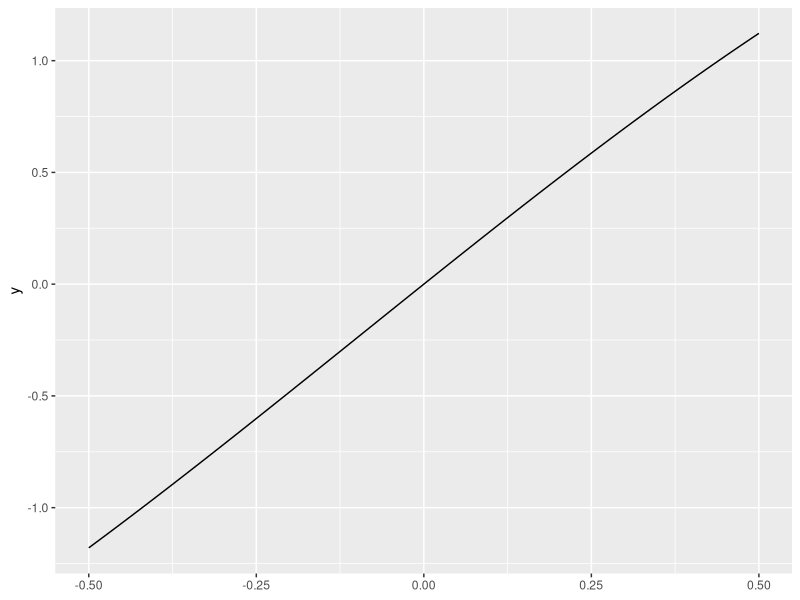
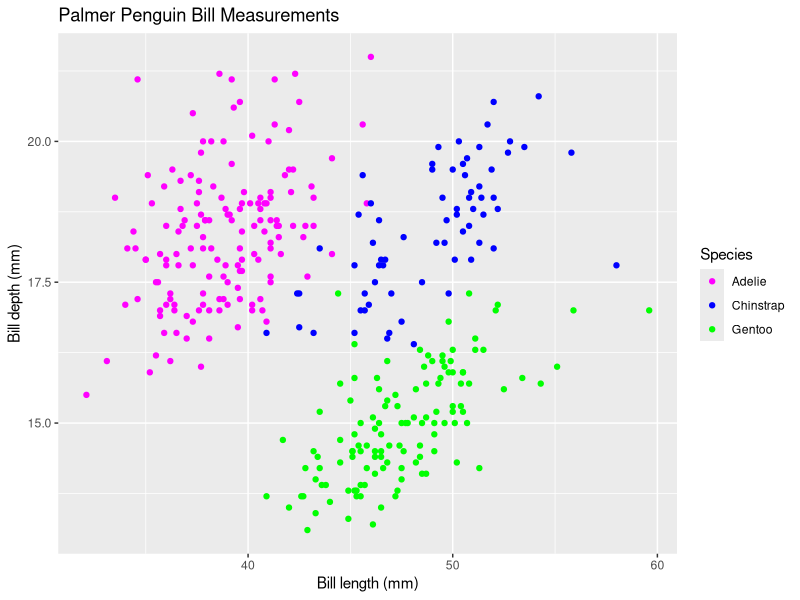
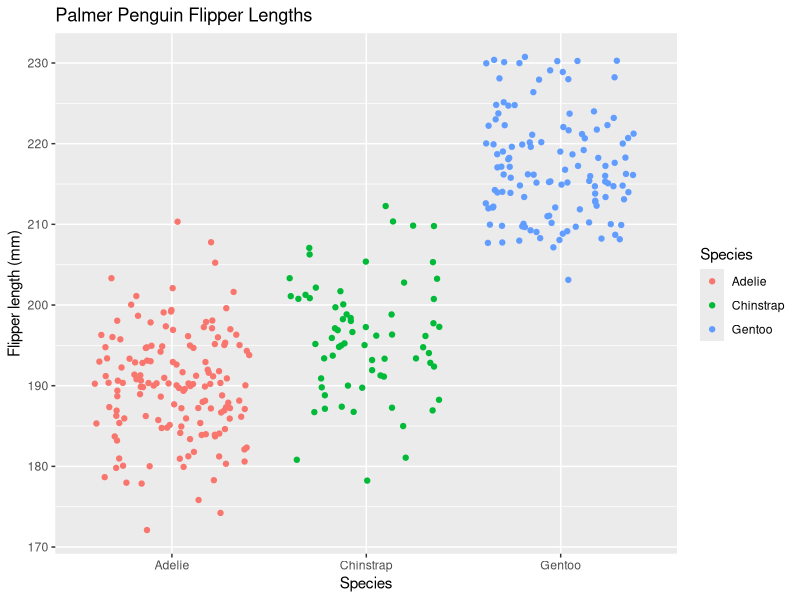

Here is the R script that generated these plots, in order:
## ---- chunk 1
knitr::opts_chunk$set(echo = TRUE)
library(tidyverse)
library(palmerpenguins)
## ---- chunk 2
# A
fx <- expression(x^2)
df_dx <- D(expr = fx, 'x') 

x<- 3
df_dx_3 <- eval(expr = df_dx)

df_dx_3
## ---- chunk 3
# B 
pa <- expression(2*(3*a + 2)^4 - 5)
dp_da <- D(expr = pa, 'a')

a <- 1.2
dp_da_1_2 <- eval(expr = dp_da)

dp_da_1_2
## ---- chunk 4
#C 
gt <- expression(-4*t/((t^2+1)^3))
dg_dt <- D(expr = gt, 't')

t <- 0 
dg_dt_0 <- eval(expr = dg_dt)

dg_dt_0
## ---- chunk 5
gz <- expression(4.6 - 1.9*z^3)
dg_dz <- D(expr = gz, 'z')

dg_dz_2 <- D(expr = dg_dz, 'z')
## ---- chunk 6

fxyz <- expression(2*x^2*y - 3*x + 1 + 4*z^4*x)

df_dxx <- D(expr = fxyz, 'x')
df_dyy <- D(expr = fxyz, 'y')
df_dzz <- D(expr = fxyz, 'z')

## ---- chunk 7
fx_4 <- function(x){
  2.4*(exp(-0.05*x))*sin(x)
}
  

ggplot(data = NULL) +
  stat_function(fun = fx_4) +
  xlim(min = -0.5, max = 0.5)

## ---- chunk 8
ggplot(data = penguins, aes(x = bill_length_mm, y = bill_depth_mm)) +
  geom_point(aes(color = species)) +
  scale_color_manual(values = c("magenta", "blue", "green")) +
  labs(x = "Bill length (mm)", 
       y = "Bill depth (mm)", 
       title = "Palmer Penguin Bill Measurements",
       color = "Species")
## ---- chunk 9
ggplot(data = penguins, aes(x = species, y = flipper_length_mm)) + 
  geom_jitter(aes(color = species)) + 
  labs(x = "Species",
       y = "Flipper length (mm)",
       title = "Palmer Penguin Flipper Lengths",
       color = "Species")
